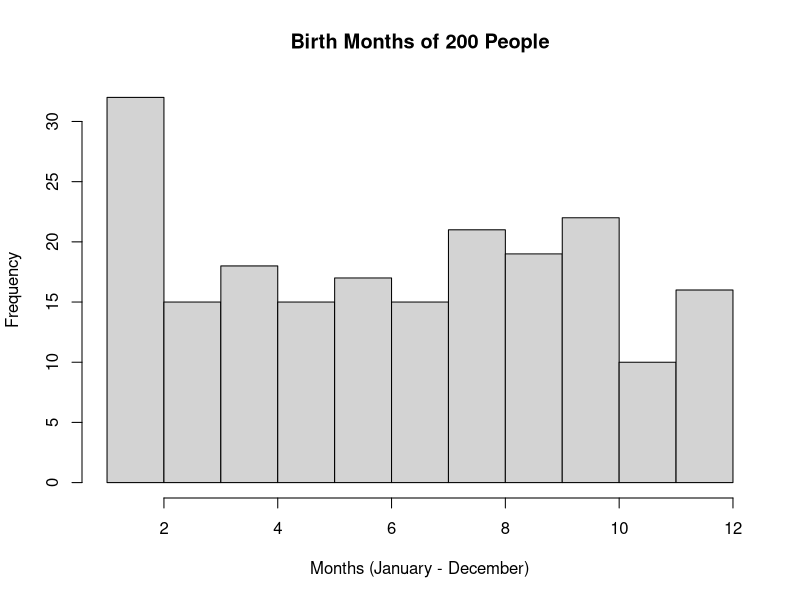
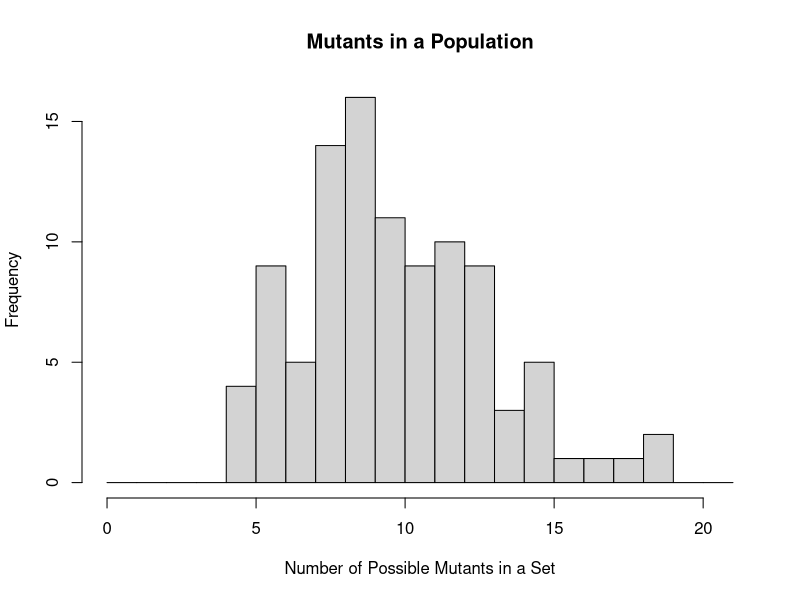
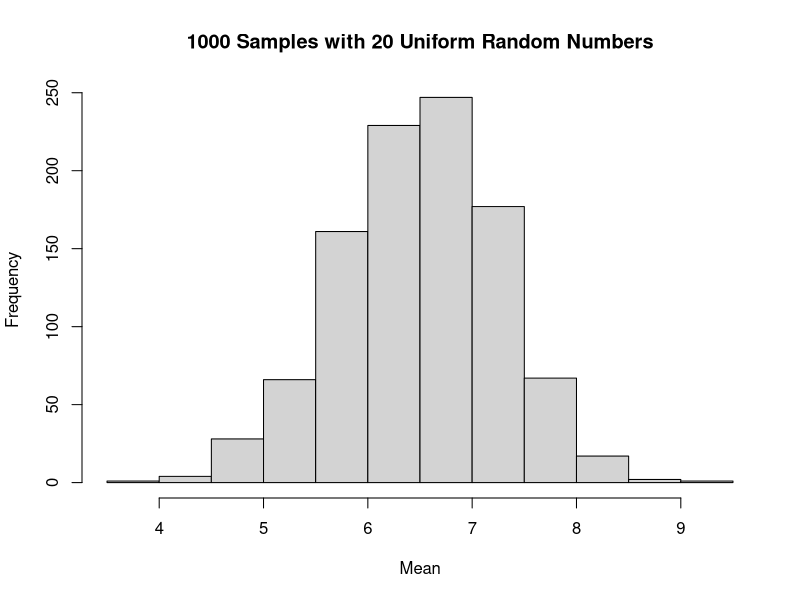
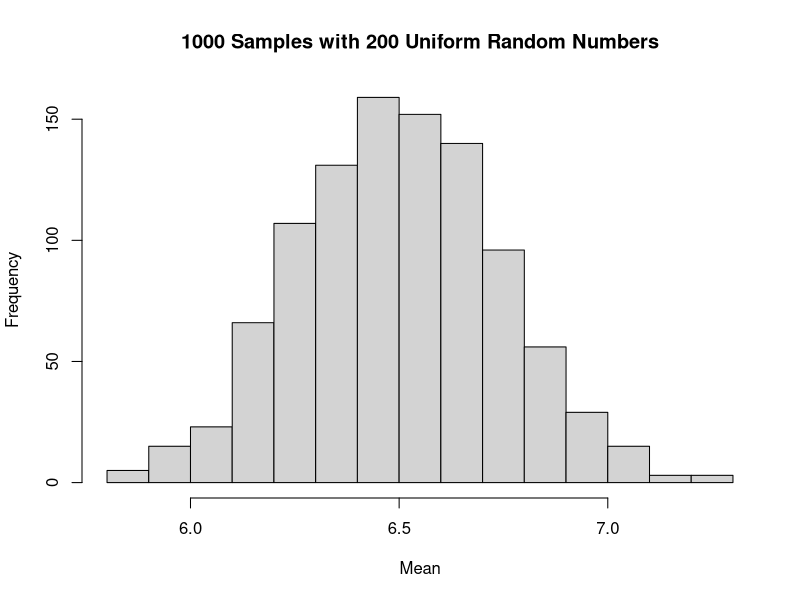
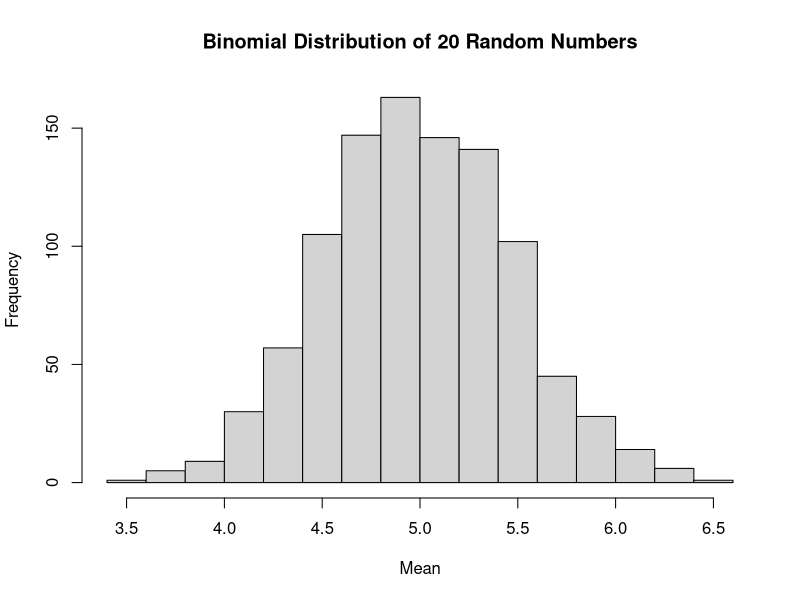
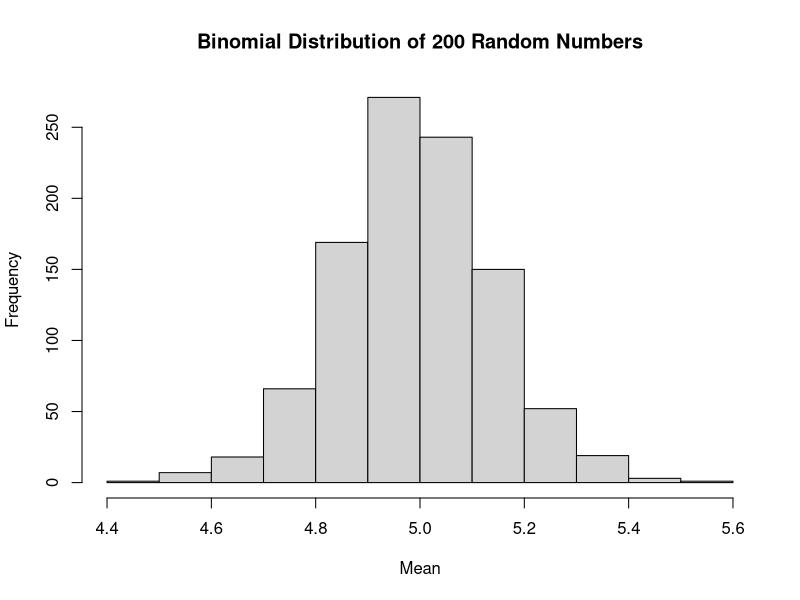

These figures' R source, in order:
## ---- chunk 1
rm(list = ls())
set.seed(3)
bm <- sample(1:12,12, replace = TRUE)
table(bm)
mean(bm)
var(bm)

meanexpect <- (12+1)/2
print(meanexpect)

varexpect <- (12^2-1^2)/12
print(varexpect)
## ---- chunk 2
bm2 <- sample(1:12,200, replace = TRUE)
hist(bm2, main = "Birth Months of 200 People", xlab = "Months (January - December)", ylab = "Frequency")

mean(bm2)
var(bm2)

meanexpect <- (12+1)/2
print(meanexpect)

varexpect <- (12^2-1^2)/12
print(varexpect)
## ---- chunk 3
s <- 100
n <- 20
p <- .05

results <- rbinom(s, n, p)
table(results)

dbinom(2, 20, 0.05)

print(sum(results == 2))
## ---- chunk 4
s <- 100
n <- 200
p <- .05

muts <- rbinom(s, n, p)
table(muts)

hist(muts, main="Mutants in a Population", breaks = 0:21, xlab = "Number of Possible Mutants in a Set", ylab = "Frequency")

dbinom(20, 200, 0.05)

print(sum(muts == 20))
## ---- chunk 5
sample <- 1000
sample.vec <- rep(NA, sample)
samplesize <- 20
for (i in 1:sample) {
  randomsample <- sample(1:12, samplesize, replace = TRUE)
  sample.vec[i] <- mean(randomsample)
  
}

hist(sample.vec, main = "1000 Samples with 20 Uniform Random Numbers", xlab = "Mean", ylab = "Frequency")

print(mean(sample.vec))
print(sd(sample.vec))

sum(sample.vec > 7.5 | sample.vec < 5.5)
## ---- chunk 6
sample <- 1000
sample.vec <- rep(NA, sample)
samplesize <- 200
for (i in 1:sample) {
  randomsample<- sample(1:12, samplesize, replace = TRUE)
  sample.vec[i]<- mean(randomsample)
  
}

hist(sample.vec, main= "1000 Samples with 200 Uniform Random Numbers", xlab = "Mean", ylab = "Frequency")

print(mean(sample.vec))
print(sd(sample.vec))

sum(sample.vec > 7.5 | sample.vec < 5.5)
## ---- chunk 7
sample <- 1000
sample.vec <- rep(NA, sample)
samplesize <- 20

for (i in 1:sample) {
  randomsample <- rbinom(samplesize,100,0.05)
  sample.vec[i] <- mean(randomsample)
  
}

hist(sample.vec, main = "Binomial Distribution of 20 Random Numbers", xlab = "Mean", ylab = "Frequency")

print(mean(sample.vec))
print(sd(sample.vec))

sum(sample.vec > 6 | sample.vec < 4)
## ---- chunk 8
sample <- 1000
sample.vec <- rep(NA, sample)
samplesize <- 200


for (i in 1:sample) {
  randomsample <- rbinom(samplesize, 100, 0.05)
  sample.vec[i] <- mean(randomsample)
  
}

hist(sample.vec, main = "Binomial Distribution of 200 Random Numbers", xlab = "Mean", ylab = "Frequency")
print(mean(sample.vec))
print(sd(sample.vec))


sum(sample.vec > 6 | sample.vec < 4)
